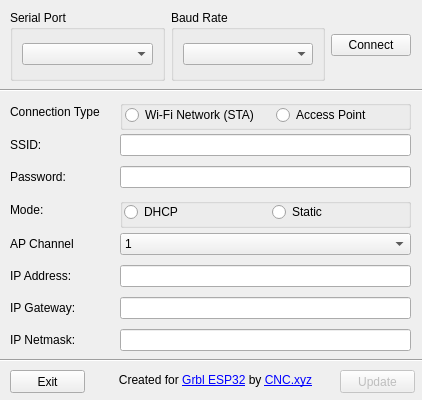
<?xml version="1.0" encoding="UTF-8"?>
<ui version="4.0">
 <class>MainWindow</class>
 <widget class="QMainWindow" name="MainWindow">
  <property name="geometry">
   <rect>
    <x>0</x>
    <y>0</y>
    <width>422</width>
    <height>400</height>
   </rect>
  </property>
  <property name="sizePolicy">
   <sizepolicy hsizetype="Fixed" vsizetype="Fixed">
    <horstretch>0</horstretch>
    <verstretch>0</verstretch>
   </sizepolicy>
  </property>
  <property name="windowTitle">
   <string>Grbl Esp32 Utility</string>
  </property>
  <widget class="QWidget" name="geu">
   <property name="windowTitle">
    <string>geu</string>
   </property>
   <widget class="Line" name="line">
    <property name="geometry">
     <rect>
      <x>-50</x>
      <y>80</y>
      <width>651</width>
      <height>20</height>
     </rect>
    </property>
    <property name="orientation">
     <enum>Qt::Horizontal</enum>
    </property>
   </widget>
   <widget class="Line" name="line_2">
    <property name="geometry">
     <rect>
      <x>-40</x>
      <y>350</y>
      <width>611</width>
      <height>20</height>
     </rect>
    </property>
    <property name="orientation">
     <enum>Qt::Horizontal</enum>
    </property>
   </widget>
   <widget class="QPushButton" name="exitButton">
    <property name="geometry">
     <rect>
      <x>10</x>
      <y>370</y>
      <width>75</width>
      <height>23</height>
     </rect>
    </property>
    <property name="text">
     <string>Exit</string>
    </property>
    <property name="default">
     <bool>false</bool>
    </property>
    <property name="flat">
     <bool>false</bool>
    </property>
   </widget>
   <widget class="QPushButton" name="updateButton">
    <property name="enabled">
     <bool>false</bool>
    </property>
    <property name="geometry">
     <rect>
      <x>340</x>
      <y>370</y>
      <width>75</width>
      <height>23</height>
     </rect>
    </property>
    <property name="text">
     <string>Update</string>
    </property>
   </widget>
   <widget class="QWidget" name="formLayoutWidget">
    <property name="geometry">
     <rect>
      <x>10</x>
      <y>100</y>
      <width>401</width>
      <height>251</height>
     </rect>
    </property>
    <layout class="QFormLayout" name="formLayout">
     <property name="horizontalSpacing">
      <number>20</number>
     </property>
     <property name="verticalSpacing">
      <number>10</number>
     </property>
     <item row="0" column="0">
      <widget class="QLabel" name="connectionLabel">
       <property name="enabled">
        <bool>true</bool>
       </property>
       <property name="text">
        <string>Connection Type</string>
       </property>
      </widget>
     </item>
     <item row="0" column="1">
      <widget class="QGroupBox" name="connectionInput">
       <property name="sizePolicy">
        <sizepolicy hsizetype="Preferred" vsizetype="Minimum">
         <horstretch>0</horstretch>
         <verstretch>0</verstretch>
        </sizepolicy>
       </property>
       <property name="minimumSize">
        <size>
         <width>0</width>
         <height>30</height>
        </size>
       </property>
       <property name="title">
        <string/>
       </property>
       <property name="checkable">
        <bool>false</bool>
       </property>
       <widget class="QWidget" name="horizontalLayoutWidget">
        <property name="geometry">
         <rect>
          <x>5</x>
          <y>0</y>
          <width>291</width>
          <height>30</height>
         </rect>
        </property>
        <layout class="QHBoxLayout" name="horizontalLayout_2">
         <property name="spacing">
          <number>10</number>
         </property>
         <property name="topMargin">
          <number>5</number>
         </property>
         <property name="bottomMargin">
          <number>5</number>
         </property>
         <item>
          <widget class="QRadioButton" name="wifiModeButton">
           <property name="enabled">
            <bool>true</bool>
           </property>
           <property name="minimumSize">
            <size>
             <width>0</width>
             <height>0</height>
            </size>
           </property>
           <property name="text">
            <string>Wi-Fi Network (STA)</string>
           </property>
          </widget>
         </item>
         <item>
          <widget class="QRadioButton" name="apModeButton">
           <property name="enabled">
            <bool>true</bool>
           </property>
           <property name="minimumSize">
            <size>
             <width>0</width>
             <height>20</height>
            </size>
           </property>
           <property name="text">
            <string>Access Point</string>
           </property>
          </widget>
         </item>
        </layout>
       </widget>
      </widget>
     </item>
     <item row="3" column="0">
      <widget class="QLabel" name="ssidLabel">
       <property name="enabled">
        <bool>true</bool>
       </property>
       <property name="text">
        <string>SSID:</string>
       </property>
      </widget>
     </item>
     <item row="3" column="1">
      <widget class="QLineEdit" name="ssidInput">
       <property name="enabled">
        <bool>true</bool>
       </property>
       <property name="text">
        <string/>
       </property>
      </widget>
     </item>
     <item row="4" column="0">
      <widget class="QLabel" name="passwordLabel">
       <property name="enabled">
        <bool>true</bool>
       </property>
       <property name="text">
        <string>Password:</string>
       </property>
      </widget>
     </item>
     <item row="4" column="1">
      <widget class="QLineEdit" name="passwordInput">
       <property name="enabled">
        <bool>true</bool>
       </property>
       <property name="text">
        <string/>
       </property>
       <property name="echoMode">
        <enum>QLineEdit::PasswordEchoOnEdit</enum>
       </property>
      </widget>
     </item>
     <item row="5" column="0">
      <widget class="QLabel" name="modeLabel">
       <property name="enabled">
        <bool>true</bool>
       </property>
       <property name="text">
        <string>Mode:</string>
       </property>
      </widget>
     </item>
     <item row="6" column="0">
      <widget class="QLabel" name="apChannelLabel">
       <property name="enabled">
        <bool>true</bool>
       </property>
       <property name="text">
        <string>AP Channel</string>
       </property>
      </widget>
     </item>
     <item row="6" column="1">
      <widget class="QComboBox" name="apChannelInput">
       <property name="enabled">
        <bool>true</bool>
       </property>
       <item>
        <property name="text">
         <string>1</string>
        </property>
       </item>
       <item>
        <property name="text">
         <string>2</string>
        </property>
       </item>
       <item>
        <property name="text">
         <string>3</string>
        </property>
       </item>
       <item>
        <property name="text">
         <string>4</string>
        </property>
       </item>
       <item>
        <property name="text">
         <string>5</string>
        </property>
       </item>
       <item>
        <property name="text">
         <string>6</string>
        </property>
       </item>
       <item>
        <property name="text">
         <string>7</string>
        </property>
       </item>
       <item>
        <property name="text">
         <string>8</string>
        </property>
       </item>
       <item>
        <property name="text">
         <string>9</string>
        </property>
       </item>
       <item>
        <property name="text">
         <string>10</string>
        </property>
       </item>
       <item>
        <property name="text">
         <string>11</string>
        </property>
       </item>
       <item>
        <property name="text">
         <string>12</string>
        </property>
       </item>
       <item>
        <property name="text">
         <string>13</string>
        </property>
       </item>
       <item>
        <property name="text">
         <string>14</string>
        </property>
       </item>
      </widget>
     </item>
     <item row="7" column="0">
      <widget class="QLabel" name="ipAddressLabel">
       <property name="enabled">
        <bool>true</bool>
       </property>
       <property name="text">
        <string>IP Address:</string>
       </property>
      </widget>
     </item>
     <item row="7" column="1">
      <widget class="QLineEdit" name="ipAddressInput">
       <property name="enabled">
        <bool>true</bool>
       </property>
       <property name="text">
        <string/>
       </property>
      </widget>
     </item>
   <item row="8" column="0">
      <widget class="QLabel" name="ipGatewayLabel">
       <property name="enabled">
        <bool>true</bool>
       </property>
       <property name="text">
        <string>IP Gateway:</string>
       </property>
      </widget>
     </item>
     <item row="8" column="1">
      <widget class="QLineEdit" name="ipGatewayInput">
       <property name="enabled">
        <bool>true</bool>
       </property>
       <property name="text">
        <string/>
       </property>
      </widget>
     </item>
   <item row="9" column="0">
      <widget class="QLabel" name="ipNetmaskLabel">
       <property name="enabled">
        <bool>true</bool>
       </property>
       <property name="text">
        <string>IP Netmask:</string>
       </property>
      </widget>
     </item>
     <item row="9" column="1">
      <widget class="QLineEdit" name="ipNetmaskInput">
       <property name="enabled">
        <bool>true</bool>
       </property>
       <property name="text">
        <string/>
       </property>
      </widget>
     </item>
     <item row="5" column="1">
      <widget class="QGroupBox" name="modeInput">
       <property name="sizePolicy">
        <sizepolicy hsizetype="Preferred" vsizetype="Minimum">
         <horstretch>0</horstretch>
         <verstretch>0</verstretch>
        </sizepolicy>
       </property>
       <property name="minimumSize">
        <size>
         <width>0</width>
         <height>30</height>
        </size>
       </property>
       <property name="title">
        <string/>
       </property>
       <property name="flat">
        <bool>false</bool>
       </property>
       <widget class="QWidget" name="horizontalLayoutWidget_2">
        <property name="geometry">
         <rect>
          <x>-1</x>
          <y>-1</y>
          <width>301</width>
          <height>31</height>
         </rect>
        </property>
        <layout class="QHBoxLayout" name="horizontalLayout_3">
         <property name="spacing">
          <number>5</number>
         </property>
         <property name="sizeConstraint">
          <enum>QLayout::SetMinimumSize</enum>
         </property>
         <property name="leftMargin">
          <number>5</number>
         </property>
         <property name="topMargin">
          <number>5</number>
         </property>
         <property name="rightMargin">
          <number>5</number>
         </property>
         <property name="bottomMargin">
          <number>5</number>
         </property>
         <item>
          <widget class="QRadioButton" name="dhcpModeButton">
           <property name="enabled">
            <bool>true</bool>
           </property>
           <property name="sizePolicy">
            <sizepolicy hsizetype="Preferred" vsizetype="Fixed">
             <horstretch>0</horstretch>
             <verstretch>0</verstretch>
            </sizepolicy>
           </property>
           <property name="minimumSize">
            <size>
             <width>0</width>
             <height>0</height>
            </size>
           </property>
           <property name="text">
            <string>DHCP</string>
           </property>
          </widget>
         </item>
         <item>
          <widget class="QRadioButton" name="staticModeButton">
           <property name="enabled">
            <bool>true</bool>
           </property>
           <property name="sizePolicy">
            <sizepolicy hsizetype="Preferred" vsizetype="Fixed">
             <horstretch>0</horstretch>
             <verstretch>0</verstretch>
            </sizepolicy>
           </property>
           <property name="minimumSize">
            <size>
             <width>0</width>
             <height>0</height>
            </size>
           </property>
           <property name="text">
            <string>Static</string>
           </property>
          </widget>
         </item>
        </layout>
       </widget>
      </widget>
     </item>
    </layout>
   </widget>
   <widget class="QLabel" name="label_7">
    <property name="geometry">
     <rect>
      <x>90</x>
      <y>370</y>
      <width>251</width>
      <height>20</height>
     </rect>
    </property>
    <property name="text">
     <string>Created for &lt;a href=&quot;https://github.com/bdring/Grbl_Esp32&quot;&gt;Grbl ESP32&lt;/a&gt; by &lt;a href=&quot;https://cnc.xyz/&quot;&gt;CNC.xyz&lt;/a&gt;</string>
    </property>
    <property name="alignment">
     <set>Qt::AlignCenter</set>
    </property>
    <property name="openExternalLinks">
     <bool>true</bool>
    </property>
   </widget>
   <widget class="QWidget" name="horizontalLayoutWidget_3">
    <property name="geometry">
     <rect>
      <x>10</x>
      <y>10</y>
      <width>401</width>
      <height>71</height>
     </rect>
    </property>
    <layout class="QHBoxLayout" name="horizontalLayout_4">
     <item>
      <widget class="QGroupBox" name="selectBox">
       <property name="title">
        <string>Serial Port</string>
       </property>
       <layout class="QGridLayout" name="gridLayout">
        <item row="0" column="0">
         <widget class="SerialPortComboBox" name="serialPortInfoListBox"/>
        </item>
       </layout>
      </widget>
     </item>
     <item>
      <widget class="QGroupBox" name="parametersBox">
       <property name="title">
        <string>Baud Rate</string>
       </property>
       <layout class="QGridLayout" name="gridLayout_2">
        <item row="0" column="0">
         <widget class="BaudRateComboBox" name="baudRateBox"/>
        </item>
       </layout>
      </widget>
     </item>
     <item>
      <widget class="QPushButton" name="connectionButton">
       <property name="sizePolicy">
        <sizepolicy hsizetype="Fixed" vsizetype="Fixed">
         <horstretch>0</horstretch>
         <verstretch>0</verstretch>
        </sizepolicy>
       </property>
       <property name="text">
        <string>Connect</string>
       </property>
      </widget>
     </item>
    </layout>
   </widget>
  </widget>
 </widget>
 <customwidgets>
  <customwidget>
   <class>BaudRateComboBox</class>
   <extends>QComboBox</extends>
   <header>baudratecombobox.h</header>
  </customwidget>
  <customwidget>
   <class>SerialPortComboBox</class>
   <extends>QComboBox</extends>
   <header>serialportcombobox.h</header>
  </customwidget>
 </customwidgets>
 <resources/>
 <connections/>
</ui>
